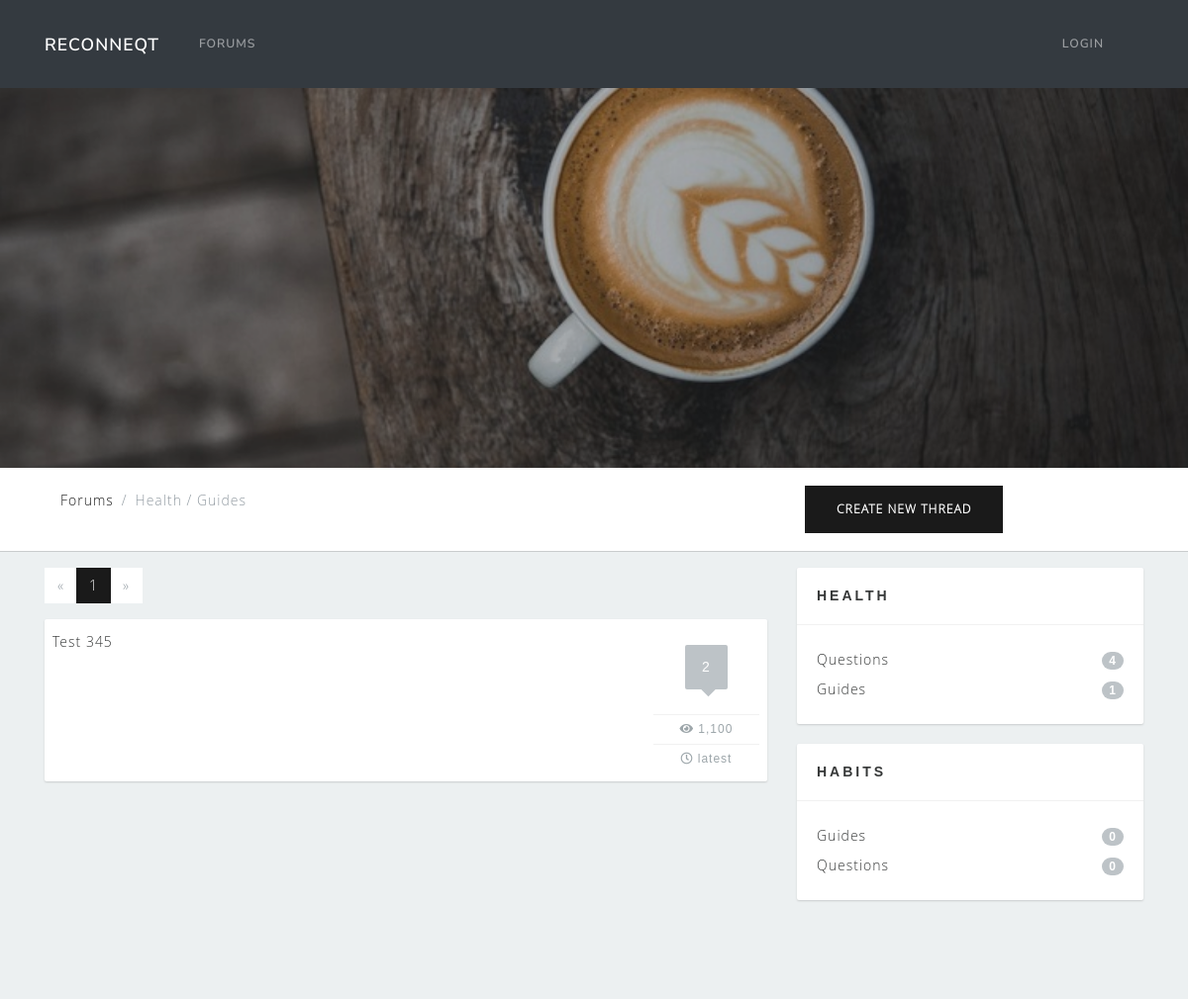
The page /forums/subject/5/ on the database its author committed.
### forums/models.py (models this page shows)
class Subject(models.Model):
    subject_name = models.CharField(max_length=100)
    parent = models.ForeignKey('self', blank=True, null=True, on_delete=models.CASCADE, related_name='children')
    def __str__(self):
        if self.parent is None:
            return self.subject_name
        else:
            return "{} / {}".format(self.parent, self.subject_name)

class Thread(models.Model):
    title = models.CharField(max_length=100)
    thread_created = models.DateTimeField(auto_now_add=True)
    thread_edited = models.DateTimeField(blank=True, null=True)
    user = models.ForeignKey(User, on_delete=models.CASCADE)
    subject_fk = models.ForeignKey('Subject', on_delete=models.CASCADE, related_name='threads')
    def __str__(self):
        return self.title

### forums/views.py (the view)
# urls.py: path('subject/<int:s_id>/', views.threads, name='threads'),
def threads(request, s_id):
    try:
        parents = Subject.objects.filter(parent=None)
        children = Subject.objects.exclude(parent=None)
        subject = Subject.objects.get(pk=s_id)
        thread_list = Thread.objects.filter(subject_fk__id=s_id)
        paginator = Paginator(thread_list, 5) # Show 5 threads per page
        page = request.GET.get('page')
        threads = paginator.get_page(page)
        context = {
            'parents': parents,
            'children': children,
            'subject': subject,
            'threads': threads
        }
    except Thread.DoesNotExist:
        raise Http404("Thread does not exist")
    return render(request, 'forums/subject.html', context)

### forums/templatetags/forum_filters.py (called while the page is built)
@register.filter(name='slice_string')
def slice_string(value):
    parent, child = str(value).split('/')
    print("{} {}".format(parent, child))
    return child

### forums/templates/forums/subject.html (shortened to what this page needs)
{% extends 'forums/base_forums.html' %}
{% block breadcrumbs %}
<ol class="breadcrumb">
  {% if subject.parent != None %}
    <li class="breadcrumb-item"><a href="{% url 'forum' %}">Forums</a></li>
    <li class="breadcrumb-item active">{{ subject }}</li>
  {% else %}
    <li class="breadcrumb-item"><a href="{% url 'forum' %}">Forums</a></li>
    <li class="breadcrumb-item active">{{ subject }}</li>
  {% endif %}
</ol>
{% endblock %}
{% block threads %}
<div class="actions-pagination">
  <ul class="pagination">
    {% if threads.has_previous %}
      <li class="page-item">
        <a class="page-link" href="?page={{ actions.previous_page_number }}">&laquo;</a>
      </li>
    {% else %}
      <li class="page-item disabled">
        <a class="page-link" href="#">&laquo;</a>
      </li>
    {% endif %}
    {% for page in threads.paginator.page_range %}
      {% if threads.number == page %}
        <li class="page-item active">
          <a class="page-link" href="?page={{ page }}">{{ page }}</a>
        </li>
      {% else %}
        <li class="page-item">
          <a class="page-link" href="?page={{ page }}">{{ page }}</a>
        </li>
      {% endif %}
    {% endfor %}
    {% if threads.has_next %}
      <li class="page-item">
        <a class="page-link" href="?page={{ actions.next_page_number }}">&raquo;</a>
      </li>
    {% else %}
      <li class="page-item disabled">
        <a class="page-link" href="#">&raquo;</a>
      </li>
    {% endif %}
  </ul>
</div>
  {% if subject.parent != None %}
    {% if threads.count == 0 %}
      No topics to display
    {% else %}
    {% for t in threads %}
      <div class="thread p-2">
        <div class="thread-title pull-left">
          <a href="{% url 'thread_detail' pk=t.pk %}">{{ t }}</a>
        </div>
        <div class="thread-info pull-left">
          <div class="post-count">
            <div class="post-countbg">
              {{ t.posts.count }}
              <div class="triangle"></div>
            </div>
          </div>
          <div class="view-count">
            <i class="fa fa-eye"></i>
            1,100
          </div>
          <div class="latest">
            <i class="far fa-clock"></i>
            latest
          </div>
        </div>
        <div class="clearfix"></div>
      </div>
    {% endfor %}
    {% endif %}
  {% endif %}
{% endblock %}

### forums/templates/forums/base_forums.html (shortened to what this page needs)
{% extends 'habits/base_template.html' %}
{% load static %}
{% load forum_filters %}
{% block css %}
  <link href="{% static 'habits/css/forums.css' %}" rel="stylesheet">
{% endblock %}
{% block content %}
<header class="masthead-forums text-white text-center">
  <div class="overlay"></div>
</header>
<div class="middlenav">
  <div class="container">
    <div class="row">
      <div class="col-lg-8 col-md-8">
        {% block breadcrumbs %}{% endblock %}
      </div>
      <div class="col-lg-4 col-md-4">
        <a id="new-thread-button" href="{% url 'thread_new' %}" class="btn btn-primary m-2" method="POST">
          Create new thread
        </a>
      </div>
    </div>
  </div>
</div>
<div id="content-wrapper">
  <div class="container">
    <div class="row">
      <div class="col-lg-8 col-md-8">
        {% block threads %}{% endblock %}
      </div>
      <div class="col-lg-4 col-md-4">
        {% for s in parents %}
        <div class="sidebarblock">
          <h3>{{ s }}</h3>
          <div class="divline"></div>
          <div class="blocktxt">
            <ul class="cats">
              {% for c in children %}
                {% if c.parent == s %}
                  <li>
                    <a href="{% url 'threads' s_id=c.pk %}">
                      {{ c|slice_string }}
                      <span class="badge badge-primary badge-pill pull-right">{{ c.threads.count }}</span>
                    </a>
                  </li>
                {% endif %}
              {% endfor %}
            </ul>
          </div>
        </div>
        {% endfor %}
      </div>
    </div>
  </div>
</div>
{% endblock %}

### habits/static/habits/css/forums.css (style rules this page uses)
#content-wrapper { overflow-x: hidden; width: 100%; padding-top: 1rem; padding-bottom: 80px; background: #ecf0f1; font-family: 'Open Sans Light', sans-serif; }
header.masthead-forums { position: relative; background-color: #343a40; background: url("../img/pexels-photo-374147.jpeg") no-repeat center center; -webkit-background-size: cover; -moz-background-size: cover; -o-background-size: cover; background-size: cover; padding-top: 8rem; padding-bottom: 8rem; }
header.masthead-forums .overlay { position: absolute; background-color: #212529; height: 100%; width: 100%; top: 0; left: 0; opacity: 0.3; }
@media (min-width: 768px) { header.masthead-forums { padding-top: 12rem; padding-bottom: 12rem; } }
.middlenav { height: auto; border-bottom: 1px solid #c9cccd; padding: 10px; font-size: 14px; color: #363838; font-family: 'Open Sans Light', sans-serif; }
.pull-left { float: left !important; }
.pull-right { float: right !important; }
.thread { border-width: thin; background-color: #ffffff; border-radius: 2px; box-shadow: 0 1px 2px #c9cccd; margin-bottom: 20px; font-size: 14px; color: #363838; font-family: 'Open Sans Light', sans-serif; }
.thread-title { font-size: 14px; width: 85%; }
.thread-title a { font-size: 14px; color: #363838; font-family: 'Open Sans Light', sans-serif; line-height: 30px; }
.thread-info { width: 15%; }
.post-count { border-bottom: solid 1px #f1f1f1; padding: 18px 0 25px 0; text-align: center; }
.post-countbg { background-color: #bdc3c7; border-radius: 2px; display: inline-block; padding: 12px 17px; color: #ffffff; font-size: 14px; font-family: 'Open Sans Bold', sans-serif; position: relative; }
.triangle { width: 11px; height: 11px; background-color: #bdc3c7; position: absolute; bottom: 0; left: 43%; margin-bottom: -5px; transform: rotate(45deg); -ms-transform: rotate(45deg); -webkit-transform: rotate(45deg); }
.view-count { border-bottom: solid 1px #f1f1f1; color: #9da6aa; font-size: 12px; font-family: 'Open Sans Regular', sans-serif; text-align: center; line-height: 29px; }
.latest { color: #9da6aa; font-size: 12px; font-family: 'Open Sans Regular', sans-serif; text-align: center; line-height: 29px; }
.sidebarblock { background-color: #ffffff; border-radius: 2px; box-shadow: 0 1px 2px #c9cccd; margin-bottom: 20px; }
.sidebarblock h3 { color: #363838; font-size: 14px; font-family: 'Open Sans Bold', sans-serif; margin: 0; padding: 20px; }
.sidebarblock .divline { height: 1px; line-height: 1px; border-bottom: solid 1px #f1f1f1; }
.sidebarblock .blocktxt { font-size: 14px; color: #363838; font-family: 'Open Sans Light', sans-serif; padding: 20px; }
ul.cats { margin: 0; padding: 0; }
ul.cats li { list-style: none; display: block; margin: 0; padding: 0; line-height: 30px; }
ul.cats li a { font-size: 14px; color: #363838; font-family: 'Open Sans Light', sans-serif; line-height: 30px; }
ul.cats .badge { background-color: #bdc3c7; font-size: 12px; color: #ffffff; font-family: 'Open Sans Bold', sans-serif; margin-top: 7px; }

### rows shown on the page
Subject: parent+subject_name "Health / Guides", parent+subject_name "Guides", threads.count "1"
Thread: title "Test 345", posts.count "2"
Subject: parent+subject_name "HEALTH"
Subject: parent+subject_name "Questions", threads.count "4"
Subject: parent+subject_name "HABITS"
Subject: parent+subject_name "Guides", threads.count "0"
Subject: parent+subject_name "Questions", threads.count "0"

### other values the page prints
{{ page }} "1"
